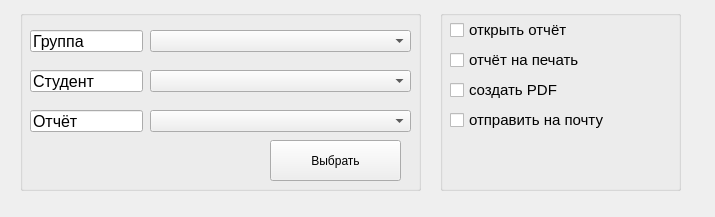
<?xml version="1.0" encoding="UTF-8"?>
<ui version="4.0">
 <class>Form</class>
 <widget class="QWidget" name="Form">
  <property name="geometry">
   <rect>
    <x>0</x>
    <y>0</y>
    <width>715</width>
    <height>217</height>
   </rect>
  </property>
  <property name="sizePolicy">
   <sizepolicy hsizetype="Preferred" vsizetype="Fixed">
    <horstretch>0</horstretch>
    <verstretch>0</verstretch>
   </sizepolicy>
  </property>
  <property name="windowTitle">
   <string>Отчёт по студенту</string>
  </property>
  <widget class="QGroupBox" name="groupBox_2">
   <property name="geometry">
    <rect>
     <x>440</x>
     <y>10</y>
     <width>241</width>
     <height>181</height>
    </rect>
   </property>
   <property name="title">
    <string/>
   </property>
   <widget class="QCheckBox" name="checkBox">
    <property name="geometry">
     <rect>
      <x>10</x>
      <y>10</y>
      <width>161</width>
      <height>20</height>
     </rect>
    </property>
    <property name="font">
     <font>
      <pointsize>11</pointsize>
     </font>
    </property>
    <property name="text">
     <string>открыть отчёт</string>
    </property>
   </widget>
   <widget class="QCheckBox" name="checkBox_2">
    <property name="geometry">
     <rect>
      <x>10</x>
      <y>40</y>
      <width>161</width>
      <height>20</height>
     </rect>
    </property>
    <property name="font">
     <font>
      <pointsize>11</pointsize>
     </font>
    </property>
    <property name="text">
     <string>отчёт на печать</string>
    </property>
   </widget>
   <widget class="QCheckBox" name="checkBox_3">
    <property name="geometry">
     <rect>
      <x>10</x>
      <y>70</y>
      <width>161</width>
      <height>20</height>
     </rect>
    </property>
    <property name="font">
     <font>
      <pointsize>11</pointsize>
     </font>
    </property>
    <property name="text">
     <string>создать PDF</string>
    </property>
   </widget>
   <widget class="QCheckBox" name="checkBox_4">
    <property name="geometry">
     <rect>
      <x>10</x>
      <y>100</y>
      <width>161</width>
      <height>20</height>
     </rect>
    </property>
    <property name="font">
     <font>
      <pointsize>11</pointsize>
     </font>
    </property>
    <property name="text">
     <string>отправить на почту</string>
    </property>
   </widget>
  </widget>
  <widget class="QGroupBox" name="groupBox">
   <property name="geometry">
    <rect>
     <x>20</x>
     <y>10</y>
     <width>401</width>
     <height>181</height>
    </rect>
   </property>
   <property name="title">
    <string/>
   </property>
   <widget class="QComboBox" name="comboBox_5">
    <property name="geometry">
     <rect>
      <x>130</x>
      <y>20</y>
      <width>261</width>
      <height>22</height>
     </rect>
    </property>
   </widget>
   <widget class="QPushButton" name="pushButton_3">
    <property name="geometry">
     <rect>
      <x>250</x>
      <y>130</y>
      <width>131</width>
      <height>41</height>
     </rect>
    </property>
    <property name="text">
     <string>Выбрать</string>
    </property>
   </widget>
   <widget class="QLineEdit" name="lineEdit_5">
    <property name="geometry">
     <rect>
      <x>10</x>
      <y>20</y>
      <width>113</width>
      <height>22</height>
     </rect>
    </property>
    <property name="font">
     <font>
      <pointsize>12</pointsize>
     </font>
    </property>
    <property name="text">
     <string>Группа</string>
    </property>
    <property name="readOnly">
     <bool>true</bool>
    </property>
   </widget>
   <widget class="QComboBox" name="comboBox_6">
    <property name="geometry">
     <rect>
      <x>130</x>
      <y>60</y>
      <width>261</width>
      <height>22</height>
     </rect>
    </property>
   </widget>
   <widget class="QLineEdit" name="lineEdit_6">
    <property name="geometry">
     <rect>
      <x>10</x>
      <y>60</y>
      <width>113</width>
      <height>22</height>
     </rect>
    </property>
    <property name="font">
     <font>
      <pointsize>12</pointsize>
     </font>
    </property>
    <property name="text">
     <string>Студент</string>
    </property>
    <property name="readOnly">
     <bool>true</bool>
    </property>
   </widget>
   <widget class="QComboBox" name="comboBox_7">
    <property name="geometry">
     <rect>
      <x>130</x>
      <y>100</y>
      <width>261</width>
      <height>22</height>
     </rect>
    </property>
   </widget>
   <widget class="QLineEdit" name="lineEdit_7">
    <property name="geometry">
     <rect>
      <x>10</x>
      <y>100</y>
      <width>113</width>
      <height>22</height>
     </rect>
    </property>
    <property name="font">
     <font>
      <pointsize>12</pointsize>
     </font>
    </property>
    <property name="text">
     <string>Отчёт</string>
    </property>
    <property name="readOnly">
     <bool>true</bool>
    </property>
   </widget>
  </widget>
 </widget>
 <resources/>
 <connections/>
</ui>
